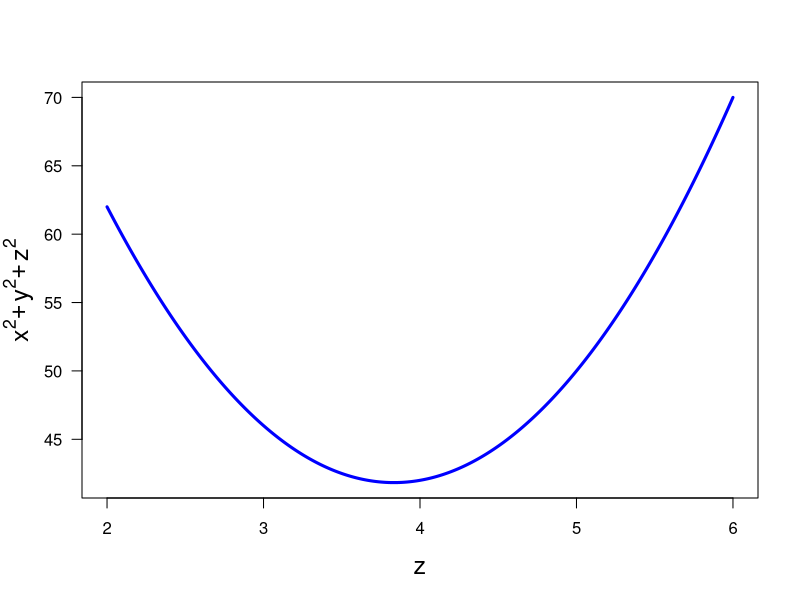

Write the R code that produced this figure.
print('file: SVDunderdetermined.R')
# under-determined linear system: simple example; pedestrian way as alternative to SVD 
r = 2; c = 3   # number of rows & columns
q = c(1,2,2,5,3,8)
A = matrix(data=q,nrow=r,ncol=c)
rhs = c(5,17)
# analytical solutions:
z = seq(2,6,0.0001)
xa = z-9
ya = 7 - 2*z
# least squares solution
sqa = xa^2+ya^2+z^2
k = which.min(sqa)
zk = z[k]
xak = zk-9
yak = 7 - 2*zk
# test solution:
xLS = c(xak,yak,zk)
rhsLS = A%*%xLS
# SVD
svdA = svd(A)  # -> U*D*V^*
U = svdA$u
D = diag(svdA$d) # construct diagonal matrix from singular values
V = svdA$v
x1 = t(U)%*%rhs       # start solving the linear system
DI = diag(1/svdA$d) # construct diagonal matrix from singular values
x2 = DI%*%x1        # continue solving 
xs = V%*%x2         # finalize solving
# png('LeastSquaresUnder180108.png',width=16,height=16,units='cm',res=300)
plot(z,sqa,type='l',lwd=3,col='blue',xlab='z',ylab=NA,las=1,cex.lab=1.5)
title(ylab=expression(paste(x^2,+y^2,+z^2)),line=2.2,cex.lab=1.5)
# dev.off()
